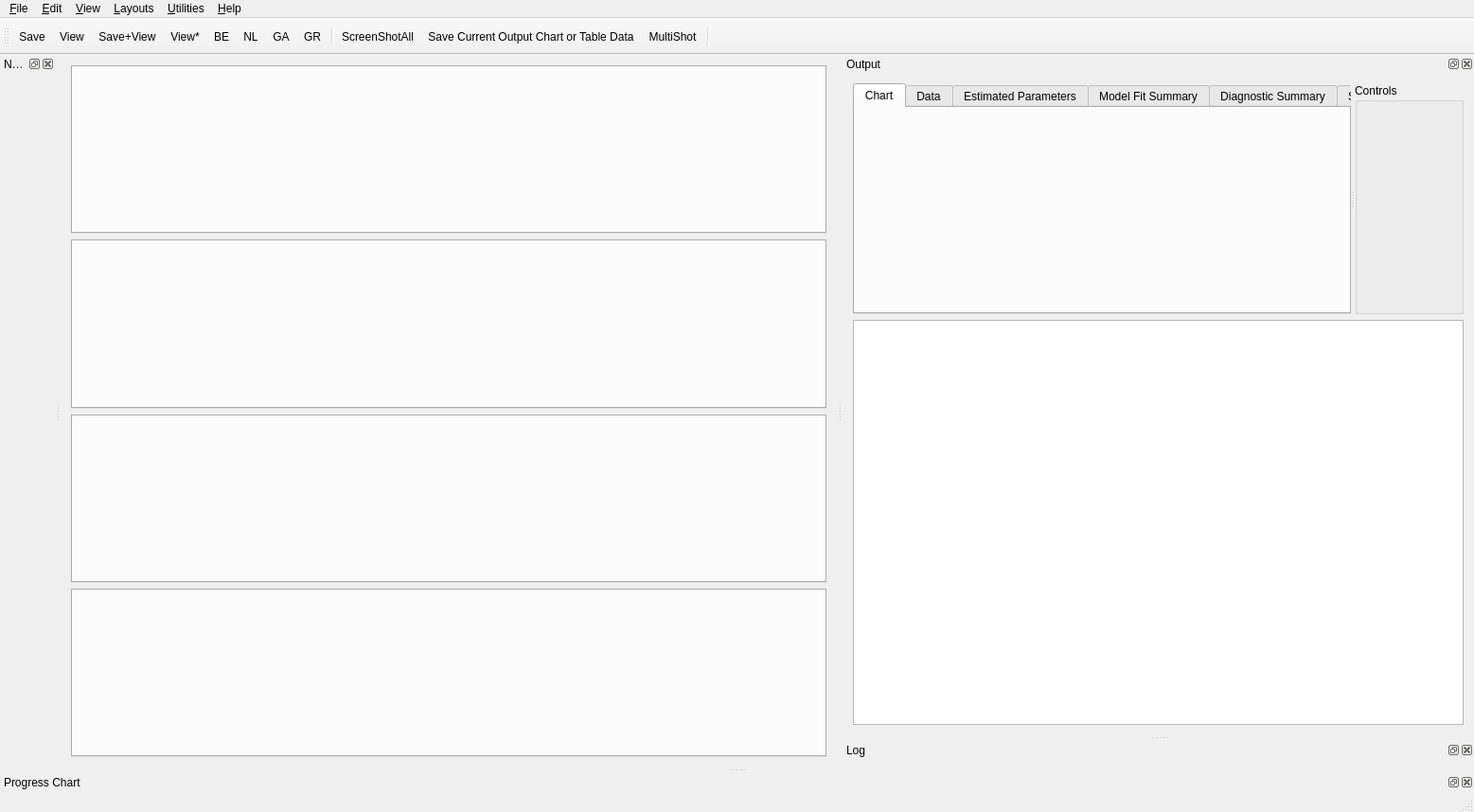
<?xml version="1.0" encoding="UTF-8"?>
<ui version="4.0">
 <class>nmfMainWindow</class>
 <widget class="QMainWindow" name="nmfMainWindow">
  <property name="geometry">
   <rect>
    <x>0</x>
    <y>0</y>
    <width>1557</width>
    <height>858</height>
   </rect>
  </property>
  <property name="windowTitle">
   <string>MSSPM (Kraken)</string>
  </property>
  <widget class="QWidget" name="centralWidget">
   <property name="sizePolicy">
    <sizepolicy hsizetype="Expanding" vsizetype="Expanding">
     <horstretch>0</horstretch>
     <verstretch>0</verstretch>
    </sizepolicy>
   </property>
   <property name="minimumSize">
    <size>
     <width>100</width>
     <height>100</height>
    </size>
   </property>
   <property name="maximumSize">
    <size>
     <width>16777215</width>
     <height>16777215</height>
    </size>
   </property>
   <layout class="QVBoxLayout" name="verticalLayout_3">
    <item>
     <widget class="QTabWidget" name="SetupInputTabWidget">
      <property name="minimumSize">
       <size>
        <width>10</width>
        <height>0</height>
       </size>
      </property>
      <property name="maximumSize">
       <size>
        <width>16777215</width>
        <height>16777215</height>
       </size>
      </property>
      <property name="focusPolicy">
       <enum>Qt::TabFocus</enum>
      </property>
      <property name="whatsThis">
       <string/>
      </property>
      <property name="currentIndex">
       <number>-1</number>
      </property>
     </widget>
    </item>
    <item>
     <widget class="QTabWidget" name="EstimationDataInputTabWidget">
      <property name="enabled">
       <bool>true</bool>
      </property>
      <property name="maximumSize">
       <size>
        <width>16777215</width>
        <height>16777215</height>
       </size>
      </property>
      <property name="toolTip">
       <string/>
      </property>
      <property name="statusTip">
       <string/>
      </property>
      <property name="currentIndex">
       <number>-1</number>
      </property>
      <property name="documentMode">
       <bool>false</bool>
      </property>
      <property name="tabsClosable">
       <bool>false</bool>
      </property>
      <property name="movable">
       <bool>true</bool>
      </property>
     </widget>
    </item>
    <item>
     <widget class="QTabWidget" name="DiagnosticsDataInputTabWidget"/>
    </item>
    <item>
     <widget class="QTabWidget" name="ForecastDataInputTabWidget"/>
    </item>
   </layout>
  </widget>
  <widget class="QMenuBar" name="menuBar">
   <property name="geometry">
    <rect>
     <x>0</x>
     <y>0</y>
     <width>1557</width>
     <height>21</height>
    </rect>
   </property>
   <widget class="QMenu" name="menuFile">
    <property name="title">
     <string>&amp;File</string>
    </property>
    <addaction name="actionOpenCSVFile"/>
    <addaction name="separator"/>
    <addaction name="actionSaveSettings"/>
    <addaction name="actionSaveCurrentRun"/>
    <addaction name="separator"/>
    <addaction name="actionImportDatabase"/>
    <addaction name="actionExportDatabase"/>
    <addaction name="actionExportAllDatabases"/>
    <addaction name="separator"/>
    <addaction name="actionPreferences"/>
    <addaction name="separator"/>
    <addaction name="actionQuit"/>
   </widget>
   <widget class="QMenu" name="menuEdit">
    <property name="title">
     <string>&amp;Edit</string>
    </property>
    <addaction name="actionClear"/>
    <addaction name="actionCopy"/>
    <addaction name="actionPaste"/>
    <addaction name="actionPasteAll"/>
    <addaction name="separator"/>
    <addaction name="actionSelectAll"/>
    <addaction name="actionDeselectAll"/>
   </widget>
   <widget class="QMenu" name="menuData">
    <property name="title">
     <string>&amp;View</string>
    </property>
    <addaction name="actionShowAllSavedRuns"/>
    <addaction name="actionSaveAndShowCurrentRun"/>
    <addaction name="actionShowCurrentRun"/>
    <addaction name="actionShowTableNames"/>
   </widget>
   <widget class="QMenu" name="menuHelp">
    <property name="title">
     <string>&amp;Help</string>
    </property>
    <addaction name="actionWhatsThis"/>
    <addaction name="actionResetCursor"/>
    <addaction name="separator"/>
    <addaction name="actionAbout"/>
   </widget>
   <widget class="QMenu" name="menuUtilities">
    <property name="title">
     <string>&amp;Utilities</string>
    </property>
    <addaction name="actionCreateTables"/>
    <addaction name="actionCreateSimulatedBiomass"/>
    <addaction name="separator"/>
    <addaction name="actionGenerateLinearObservedBiomass"/>
    <addaction name="actionGenerateLogisticObservedBiomass"/>
    <addaction name="actionGenerateLogisticMultiSpeciesObservedBiomass"/>
    <addaction name="actionClearSpecificOutputData"/>
    <addaction name="actionClearOutputData"/>
    <addaction name="separator"/>
    <addaction name="actionSetEstimatedGrowthRateToTestValue"/>
    <addaction name="actionSetEstimatedCarryingCapacityToTestValue"/>
    <addaction name="actionSetEstmatedCompetitionToTestValues"/>
    <addaction name="actionClearEstimatedCompetition"/>
    <addaction name="separator"/>
    <addaction name="actionStopRun"/>
    <addaction name="separator"/>
    <addaction name="separator"/>
    <addaction name="actionToggleManagerMode"/>
    <addaction name="actionToggleManagerModeViewer"/>
   </widget>
   <widget class="QMenu" name="menuLayouts">
    <property name="title">
     <string>&amp;Layouts</string>
    </property>
    <addaction name="actionLayoutOutput"/>
    <addaction name="separator"/>
    <addaction name="actionLayoutDefault"/>
   </widget>
   <addaction name="menuFile"/>
   <addaction name="menuEdit"/>
   <addaction name="menuData"/>
   <addaction name="menuLayouts"/>
   <addaction name="menuUtilities"/>
   <addaction name="menuHelp"/>
  </widget>
  <widget class="QToolBar" name="mainToolBar">
   <property name="windowTitle">
    <string>Main Toolbar</string>
   </property>
   <property name="whatsThis">
    <string>&lt;html&gt;&lt;head/&gt;&lt;body&gt;&lt;p&gt;&lt;br/&gt;&lt;/p&gt;&lt;/body&gt;&lt;/html&gt;</string>
   </property>
   <attribute name="toolBarArea">
    <enum>TopToolBarArea</enum>
   </attribute>
   <attribute name="toolBarBreak">
    <bool>false</bool>
   </attribute>
   <addaction name="actionSaveCurrentRunTB"/>
   <addaction name="actionShowCurrentRunTB"/>
   <addaction name="actionSaveViewTB"/>
   <addaction name="actionShowAllSavedRunsTB"/>
   <addaction name="actionBeesTB"/>
   <addaction name="actionNLoptTB"/>
   <addaction name="actionGeneticTB"/>
   <addaction name="actionGradientTB"/>
   <addaction name="separator"/>
   <addaction name="actionScreenShotAll"/>
   <addaction name="actionScreenShot"/>
   <addaction name="actionMultiShot"/>
   <addaction name="separator"/>
   <addaction name="actionWhatsThisTB"/>
  </widget>
  <widget class="QStatusBar" name="statusBar"/>
  <widget class="QDockWidget" name="NavigatorDockWidget">
   <property name="windowTitle">
    <string>Navigator</string>
   </property>
   <attribute name="dockWidgetArea">
    <number>1</number>
   </attribute>
   <widget class="QWidget" name="NavigatorWidget"/>
  </widget>
  <widget class="QDockWidget" name="OutputDockWidget">
   <property name="windowTitle">
    <string>Output</string>
   </property>
   <attribute name="dockWidgetArea">
    <number>2</number>
   </attribute>
   <widget class="QWidget" name="OutputWidget">
    <layout class="QVBoxLayout" name="verticalLayout">
     <item>
      <widget class="QSplitter" name="splitter">
       <property name="orientation">
        <enum>Qt::Horizontal</enum>
       </property>
       <widget class="QTabWidget" name="MSSPMOutputTabWidget">
        <property name="minimumSize">
         <size>
          <width>10</width>
          <height>0</height>
         </size>
        </property>
        <property name="maximumSize">
         <size>
          <width>16777215</width>
          <height>16777215</height>
         </size>
        </property>
        <property name="currentIndex">
         <number>0</number>
        </property>
        <property name="usesScrollButtons">
         <bool>false</bool>
        </property>
        <widget class="QWidget" name="MSSPMOutputChartTab">
         <attribute name="title">
          <string>Chart</string>
         </attribute>
        </widget>
        <widget class="QWidget" name="MSSPMDataTab">
         <attribute name="title">
          <string>Data</string>
         </attribute>
         <layout class="QVBoxLayout" name="verticalLayout_13">
          <item>
           <widget class="QTableView" name="MSSPMOutputTV"/>
          </item>
         </layout>
        </widget>
        <widget class="QWidget" name="MSSPMOutputEstimatedParametersTab">
         <attribute name="title">
          <string>Estimated Parameters</string>
         </attribute>
        </widget>
        <widget class="QWidget" name="MSSPMOutputModelFitSummaryTab">
         <attribute name="title">
          <string>Model Fit Summary</string>
         </attribute>
        </widget>
        <widget class="QWidget" name="MSSPMOutputDiagnosticSummaryTab">
         <attribute name="title">
          <string>Diagnostic Summary</string>
         </attribute>
        </widget>
        <widget class="QWidget" name="MSSPMOutputScreenShotViewerTab">
         <attribute name="title">
          <string>Screen Shot Viewer</string>
         </attribute>
        </widget>
       </widget>
       <widget class="QGroupBox" name="MSSPMOutputControlsGB">
        <property name="sizePolicy">
         <sizepolicy hsizetype="Expanding" vsizetype="Expanding">
          <horstretch>0</horstretch>
          <verstretch>0</verstretch>
         </sizepolicy>
        </property>
        <property name="minimumSize">
         <size>
          <width>115</width>
          <height>0</height>
         </size>
        </property>
        <property name="maximumSize">
         <size>
          <width>460</width>
          <height>16777215</height>
         </size>
        </property>
        <property name="title">
         <string>Controls</string>
        </property>
       </widget>
      </widget>
     </item>
     <item>
      <widget class="QTextEdit" name="SetupOutputTE">
       <property name="toolTip">
        <string>Shows the output from the Setup procedure.</string>
       </property>
       <property name="statusTip">
        <string>Shows the output from the Setup procedure.</string>
       </property>
       <property name="whatsThis">
        <string>&lt;html&gt;&lt;head/&gt;&lt;body&gt;&lt;p align=&quot;center&quot;&gt;&lt;span style=&quot; font-weight:600;&quot;&gt;Setup Output&lt;/span&gt;&lt;/p&gt;&lt;p&gt;This window shows a recap of the data entered into MSSPM during the Setup process.&lt;br/&gt;&lt;/p&gt;&lt;/body&gt;&lt;/html&gt;</string>
       </property>
       <property name="readOnly">
        <bool>true</bool>
       </property>
       <property name="html">
        <string>&lt;!DOCTYPE HTML PUBLIC &quot;-//W3C//DTD HTML 4.0//EN&quot; &quot;http://www.w3.org/TR/REC-html40/strict.dtd&quot;&gt;
&lt;html&gt;&lt;head&gt;&lt;meta name=&quot;qrichtext&quot; content=&quot;1&quot; /&gt;&lt;style type=&quot;text/css&quot;&gt;
p, li { white-space: pre-wrap; }
&lt;/style&gt;&lt;/head&gt;&lt;body style=&quot; font-family:'Ubuntu'; font-size:10pt; font-weight:400; font-style:normal;&quot;&gt;
&lt;p style=&quot;-qt-paragraph-type:empty; margin-top:0px; margin-bottom:0px; margin-left:0px; margin-right:0px; -qt-block-indent:0; text-indent:0px; font-family:'Noto Sans'; font-size:9pt;&quot;&gt;&lt;br /&gt;&lt;/p&gt;&lt;/body&gt;&lt;/html&gt;</string>
       </property>
      </widget>
     </item>
    </layout>
   </widget>
  </widget>
  <widget class="QDockWidget" name="LogDockWidget">
   <property name="windowTitle">
    <string>Log</string>
   </property>
   <attribute name="dockWidgetArea">
    <number>2</number>
   </attribute>
   <widget class="QWidget" name="LogWidget"/>
  </widget>
  <widget class="QDockWidget" name="ProgressDockWidget">
   <property name="windowTitle">
    <string>Progress Chart</string>
   </property>
   <attribute name="dockWidgetArea">
    <number>8</number>
   </attribute>
   <widget class="QWidget" name="ProgressWidget"/>
  </widget>
  <action name="actionConnectToDatabase">
   <property name="text">
    <string>&amp;Connect to Database</string>
   </property>
  </action>
  <action name="actionShowTableNames">
   <property name="text">
    <string>&amp;Table Names</string>
   </property>
   <property name="shortcut">
    <string>Ctrl+Shift+T</string>
   </property>
  </action>
  <action name="actionQuit">
   <property name="text">
    <string>&amp;Quit</string>
   </property>
   <property name="shortcut">
    <string>Ctrl+Q</string>
   </property>
  </action>
  <action name="actionCopy">
   <property name="text">
    <string>&amp;Copy</string>
   </property>
   <property name="toolTip">
    <string>Copy</string>
   </property>
   <property name="shortcut">
    <string>Ctrl+C</string>
   </property>
  </action>
  <action name="actionPaste">
   <property name="text">
    <string>&amp;Paste</string>
   </property>
   <property name="shortcut">
    <string>Ctrl+V</string>
   </property>
  </action>
  <action name="actionClear">
   <property name="text">
    <string>C&amp;lear</string>
   </property>
   <property name="shortcut">
    <string>Ctrl+X</string>
   </property>
  </action>
  <action name="actionPasteAll">
   <property name="text">
    <string>Paste &amp;All</string>
   </property>
   <property name="shortcut">
    <string>Ctrl+Shift+V</string>
   </property>
  </action>
  <action name="actionSelectAll">
   <property name="text">
    <string>&amp;Select All</string>
   </property>
   <property name="shortcut">
    <string>Ctrl+A</string>
   </property>
  </action>
  <action name="actionDeselectAll">
   <property name="text">
    <string>&amp;Deselect All</string>
   </property>
   <property name="shortcut">
    <string>Ctrl+Shift+A</string>
   </property>
  </action>
  <action name="actionShowCurrentRun">
   <property name="checkable">
    <bool>false</bool>
   </property>
   <property name="text">
    <string>Current Run</string>
   </property>
   <property name="toolTip">
    <string>Show chart of current run</string>
   </property>
   <property name="statusTip">
    <string>Show chart of current run</string>
   </property>
   <property name="shortcut">
    <string>Ctrl+Shift+C</string>
   </property>
  </action>
  <action name="actionClearOutputData2">
   <property name="text">
    <string>Clear Output Data</string>
   </property>
   <property name="toolTip">
    <string>Clears all estimated and derived output tables from database</string>
   </property>
   <property name="statusTip">
    <string>Clears all estimated and derived output tables from database</string>
   </property>
  </action>
  <action name="actionShowAllSavedRuns">
   <property name="text">
    <string>All Saved Runs</string>
   </property>
   <property name="toolTip">
    <string>Show charts of all data in output tables.</string>
   </property>
   <property name="statusTip">
    <string>Show charts of all data in output tables.</string>
   </property>
  </action>
  <action name="actionSaveCurrentRun">
   <property name="text">
    <string>Save Current Run</string>
   </property>
  </action>
  <action name="actionClearOutputData">
   <property name="text">
    <string>Clear All Output Data</string>
   </property>
   <property name="toolTip">
    <string>Clears all Output and Forecast tables from database</string>
   </property>
   <property name="statusTip">
    <string>Clears all Output and Forecast tables from database</string>
   </property>
  </action>
  <action name="actionSaveAndShowCurrentRun">
   <property name="text">
    <string>And Save Current Run</string>
   </property>
   <property name="toolTip">
    <string>Save and then show chart of current run</string>
   </property>
   <property name="statusTip">
    <string>Save and then show chart of current run</string>
   </property>
  </action>
  <action name="actionShowCurrentRunTB">
   <property name="text">
    <string>View</string>
   </property>
   <property name="toolTip">
    <string>View Current Run</string>
   </property>
   <property name="whatsThis">
    <string>&lt;html&gt;&lt;head/&gt;&lt;body&gt;&lt;p align=&quot;center&quot;&gt;&lt;span style=&quot; font-weight:600;&quot;&gt;View Current Run&lt;/span&gt;&lt;/p&gt;&lt;p&gt;Shows the current run for the currently selected Species. This is the run that was previously saved.&lt;/p&gt;&lt;/body&gt;&lt;/html&gt;</string>
   </property>
  </action>
  <action name="actionShowAllSavedRunsTB">
   <property name="text">
    <string>View*</string>
   </property>
   <property name="toolTip">
    <string>View All Saved Runs</string>
   </property>
   <property name="whatsThis">
    <string>&lt;html&gt;&lt;head/&gt;&lt;body&gt;&lt;p align=&quot;center&quot;&gt;&lt;span style=&quot; font-weight:600;&quot;&gt;Show All Saved Runs&lt;/span&gt;&lt;/p&gt;&lt;p&gt;This feature allows all the saved runs to be viewed on the same chart. This button must be used in conjunction with the BE and NL toggles to filter which saved runs are to be displayed.&lt;/p&gt;&lt;/body&gt;&lt;/html&gt;</string>
   </property>
  </action>
  <action name="actionSaveCurrentRunTB">
   <property name="text">
    <string>Save</string>
   </property>
   <property name="toolTip">
    <string>Save Current Run</string>
   </property>
   <property name="whatsThis">
    <string>&lt;html&gt;&lt;head/&gt;&lt;body&gt;&lt;p align=&quot;center&quot;&gt;&lt;span style=&quot; font-weight:600;&quot;&gt;Save Current Run&lt;/span&gt;&lt;/p&gt;&lt;p&gt;Saves the current run so it can be viewed with other saved runs on same plot.&lt;/p&gt;&lt;/body&gt;&lt;/html&gt;</string>
   </property>
  </action>
  <action name="actionBeesTB">
   <property name="checkable">
    <bool>true</bool>
   </property>
   <property name="checked">
    <bool>false</bool>
   </property>
   <property name="text">
    <string>BE</string>
   </property>
   <property name="toolTip">
    <string>Used with View* to show only Bees Algorithm curves</string>
   </property>
   <property name="whatsThis">
    <string>&lt;html&gt;&lt;head/&gt;&lt;body&gt;&lt;p align=&quot;center&quot;&gt;&lt;span style=&quot; font-weight:600;&quot;&gt;Bees Filter&lt;/span&gt;&lt;/p&gt;&lt;p&gt;When used in conjunction with the View* button, this option allows all of the Bees saved plots to be viewed in the same chart.&lt;/p&gt;&lt;/body&gt;&lt;/html&gt;</string>
   </property>
  </action>
  <action name="actionGeneticTB">
   <property name="checkable">
    <bool>true</bool>
   </property>
   <property name="checked">
    <bool>false</bool>
   </property>
   <property name="text">
    <string>GA</string>
   </property>
   <property name="toolTip">
    <string>Used with View* to show only Genetic Algorithm curves</string>
   </property>
  </action>
  <action name="actionGradientTB">
   <property name="checkable">
    <bool>true</bool>
   </property>
   <property name="checked">
    <bool>false</bool>
   </property>
   <property name="text">
    <string>GR</string>
   </property>
   <property name="toolTip">
    <string>Used with View* to show only Gradient-Based Algorithm curves</string>
   </property>
  </action>
  <action name="actionGenerateLinearObservedBiomass">
   <property name="text">
    <string>Generate Linear Observed Biomass</string>
   </property>
   <property name="toolTip">
    <string>Generate Linear Observed Biomass for Testing Purposes</string>
   </property>
   <property name="visible">
    <bool>false</bool>
   </property>
  </action>
  <action name="actionGenerateLogisticObservedBiomass">
   <property name="text">
    <string>Generate Logistic Observed Biomass</string>
   </property>
   <property name="toolTip">
    <string>Generate Logistic Observed Biomass for Testing Purposes</string>
   </property>
   <property name="visible">
    <bool>false</bool>
   </property>
  </action>
  <action name="actionGenerateLogisticMultiSpeciesObservedBiomass">
   <property name="text">
    <string>Generate Logistic Multi-Species Observed Biomass</string>
   </property>
   <property name="toolTip">
    <string>Generate Logistic Multi-Species Observed Biomass for Testing Purposes</string>
   </property>
   <property name="visible">
    <bool>false</bool>
   </property>
  </action>
  <action name="actionSetEstimatedGrowthRateToTestValue">
   <property name="checkable">
    <bool>false</bool>
   </property>
   <property name="text">
    <string>Set Estimated Growth Rate to Test Value </string>
   </property>
   <property name="visible">
    <bool>false</bool>
   </property>
  </action>
  <action name="actionSetEstimatedCarryingCapacityToTestValue">
   <property name="text">
    <string>Set Estimated Carrying Capacity to Test Value</string>
   </property>
   <property name="visible">
    <bool>false</bool>
   </property>
  </action>
  <action name="actionSetEstmatedCompetitionToTestValues">
   <property name="text">
    <string>Set Estmated Competition to Test Values</string>
   </property>
   <property name="visible">
    <bool>false</bool>
   </property>
  </action>
  <action name="actionClearEstimatedCompetition">
   <property name="text">
    <string>Clear Estimated Competition</string>
   </property>
   <property name="visible">
    <bool>false</bool>
   </property>
  </action>
  <action name="actionSaveViewTB">
   <property name="text">
    <string>Save+View</string>
   </property>
   <property name="toolTip">
    <string>Save the Current Run and View the Output</string>
   </property>
   <property name="whatsThis">
    <string>&lt;html&gt;&lt;head/&gt;&lt;body&gt;&lt;p align=&quot;center&quot;&gt;&lt;span style=&quot; font-weight:600;&quot;&gt;Save+View&lt;/span&gt;&lt;/p&gt;&lt;p&gt;This feature allows the user to Save the current run and View it as the current plot. It is the default behavior of the tool.&lt;/p&gt;&lt;/body&gt;&lt;/html&gt;</string>
   </property>
  </action>
  <action name="actionStopRun">
   <property name="text">
    <string>&amp;Stop the Current Run</string>
   </property>
   <property name="shortcut">
    <string>Ctrl+Esc</string>
   </property>
  </action>
  <action name="actionCreateTables">
   <property name="text">
    <string>Create Tables</string>
   </property>
   <property name="toolTip">
    <string>Creates any database tables not yet created</string>
   </property>
   <property name="statusTip">
    <string>Creates any database tables not yet created</string>
   </property>
  </action>
  <action name="actionLayoutOutput">
   <property name="text">
    <string>&amp;Output</string>
   </property>
   <property name="shortcut">
    <string>Ctrl+1</string>
   </property>
  </action>
  <action name="actionLayoutDefault">
   <property name="text">
    <string>&amp;Default</string>
   </property>
   <property name="shortcut">
    <string>Ctrl+L</string>
   </property>
  </action>
  <action name="actionWhatsThis">
   <property name="checkable">
    <bool>false</bool>
   </property>
   <property name="checked">
    <bool>false</bool>
   </property>
   <property name="text">
    <string>&amp;What's This?</string>
   </property>
   <property name="iconText">
    <string>Point and Click Help Feature (called &quot;What's This?&quot;) </string>
   </property>
   <property name="toolTip">
    <string>Point and Click Help Feature (called &quot;What's This?&quot;) </string>
   </property>
   <property name="statusTip">
    <string>Point and Click Help Feature (called &quot;What's This?&quot;) </string>
   </property>
  </action>
  <action name="actionAbout">
   <property name="text">
    <string>About...</string>
   </property>
  </action>
  <action name="actionWhatsThisTB">
   <property name="icon">
    <iconset resource="resource.qrc">
     <normaloff>:/icons/whatsthis.png</normaloff>:/icons/whatsthis.png</iconset>
   </property>
   <property name="text">
    <string/>
   </property>
   <property name="toolTip">
    <string>Point and Click Help Feature (called &quot;What's This?&quot;) </string>
   </property>
   <property name="statusTip">
    <string>Point and Click Help Feature (called &quot;What's This?&quot;) </string>
   </property>
   <property name="whatsThis">
    <string>&lt;html&gt;&lt;head/&gt;&lt;body&gt;&lt;p align=&quot;center&quot;&gt;&lt;span style=&quot; font-weight:600;&quot;&gt;WhatsThis? Help&lt;/span&gt;&lt;/p&gt;&lt;p&gt;This is the WhatsThis? help functionality available in this application. Selecting this feature will transform the cursor into a WhatsThis? cursor. As the user hovers this transformed cursor over an object that has additional &amp;quot;WhatsThis?&amp;quot; help implemented, the cursor shape will change to a question mark with an arrow which signifies additional popup help will appear once the user clicks over the object.&lt;/p&gt;&lt;/body&gt;&lt;/html&gt;</string>
   </property>
  </action>
  <action name="actionNLoptTB">
   <property name="checkable">
    <bool>true</bool>
   </property>
   <property name="text">
    <string>NL</string>
   </property>
   <property name="toolTip">
    <string>Used with View* to show only the NLopt curves</string>
   </property>
   <property name="whatsThis">
    <string>&lt;html&gt;&lt;head/&gt;&lt;body&gt;&lt;p align=&quot;center&quot;&gt;&lt;span style=&quot; font-weight:600;&quot;&gt;NLopt Filter&lt;/span&gt;&lt;/p&gt;&lt;p&gt;When used in conjunction with the View* button, this option allows all of the NLopt saved plots to be viewed in the same chart.&lt;/p&gt;&lt;/body&gt;&lt;/html&gt;</string>
   </property>
  </action>
  <action name="actionSaveSettings">
   <property name="text">
    <string>Save Settings</string>
   </property>
   <property name="toolTip">
    <string>Save GUI Location and Size</string>
   </property>
  </action>
  <action name="actionClearSpecificOutputData">
   <property name="text">
    <string>Clear Specific Output Data...</string>
   </property>
   <property name="toolTip">
    <string>Clears Output and Forecast tables of a specific Algorithm from database</string>
   </property>
   <property name="statusTip">
    <string>Clears Output and Forecast tables of a specific Algorithm from database</string>
   </property>
  </action>
  <action name="actionPreferences">
   <property name="text">
    <string>P&amp;references...</string>
   </property>
   <property name="toolTip">
    <string>Application Preferences</string>
   </property>
   <property name="statusTip">
    <string>Application Preferences</string>
   </property>
   <property name="shortcut">
    <string>Ctrl+P</string>
   </property>
  </action>
  <action name="actionScreenShot">
   <property name="icon">
    <iconset resource="resource.qrc">
     <normaloff>:/icons/scrgrb.png</normaloff>:/icons/scrgrb.png</iconset>
   </property>
   <property name="text">
    <string>Save Current Output Chart or Table Data</string>
   </property>
   <property name="iconText">
    <string>Save Current Output Chart or Table Data</string>
   </property>
   <property name="toolTip">
    <string>Save Current Output Chart or Table Data</string>
   </property>
   <property name="whatsThis">
    <string>&lt;html&gt;&lt;head/&gt;&lt;body&gt;&lt;p align=&quot;center&quot;&gt;&lt;span style=&quot; font-weight:600;&quot;&gt;Snapshot&lt;/span&gt;&lt;/p&gt;&lt;p&gt;This function saves either the current Output Chart or Output Table Data when clicked, depending upon what's currently visible, after prompting the user for a file name.&lt;/p&gt;&lt;/body&gt;&lt;/html&gt;</string>
   </property>
  </action>
  <action name="actionImportDatabase">
   <property name="text">
    <string>Import Database...</string>
   </property>
   <property name="toolTip">
    <string>Import MySQL Database</string>
   </property>
   <property name="statusTip">
    <string>Import MySQL Database</string>
   </property>
  </action>
  <action name="actionExportDatabase">
   <property name="text">
    <string>Export Database...</string>
   </property>
   <property name="toolTip">
    <string>Export MySQL Database</string>
   </property>
   <property name="statusTip">
    <string>Export MySQL Database</string>
   </property>
  </action>
  <action name="actionMultiShot">
   <property name="checkable">
    <bool>true</bool>
   </property>
   <property name="icon">
    <iconset>
     <normaloff>:/icons/multishot2.png</normaloff>
     <normalon>:/icons/multishot.png</normalon>:/icons/multishot2.png</iconset>
   </property>
   <property name="text">
    <string>MultiShot</string>
   </property>
   <property name="toolTip">
    <string>Toggles multi shot mode</string>
   </property>
   <property name="whatsThis">
    <string>&lt;html&gt;&lt;head/&gt;&lt;body&gt;&lt;p align=&quot;center&quot;&gt;&lt;span style=&quot; font-weight:600;&quot;&gt;Multi Shot&lt;/span&gt;&lt;/p&gt;&lt;p&gt;This button acts as a toggle for capturing multiple plots to the same image file. The user clicks this button once to activate multi shot mode. The user then captures plots in whatever order desired by using the camera icon to the left. The user exits multi shot mode by clicking this button again.&lt;/p&gt;&lt;p&gt;When the uiser leaves the multi shot mode, they will be prompted for an image file name which will contain all of the captured plots merged vertically into a single image file.&lt;/p&gt;&lt;/body&gt;&lt;/html&gt;</string>
   </property>
  </action>
  <action name="actionScreenShotAll">
   <property name="icon">
    <iconset resource="resource.qrc">
     <normaloff>:/icons/scrgrbAll.png</normaloff>:/icons/scrgrbAll.png</iconset>
   </property>
   <property name="text">
    <string>ScreenShotAll</string>
   </property>
   <property name="toolTip">
    <string>Captures all Species/Guild plots (for the current Chart Type) at once</string>
   </property>
   <property name="whatsThis">
    <string>&lt;html&gt;&lt;head/&gt;&lt;body&gt;&lt;p align=&quot;center&quot;&gt;&lt;span style=&quot; font-weight:600;&quot;&gt;All Species Capture&lt;/span&gt;&lt;/p&gt;&lt;p&gt;This feature allows the user to capture all the Species or Guild plots (for the current chart type) into one composite image. The layout of plots is per the layout defined in the Preferences. The composite plot is then available to the user in the Screen Shot Viewer tab for viewing.&lt;/p&gt;&lt;/body&gt;&lt;/html&gt;</string>
   </property>
  </action>
  <action name="actionResetCursor">
   <property name="text">
    <string>Reset Cursor</string>
   </property>
  </action>
  <action name="actionExportAllDatabases">
   <property name="text">
    <string>Export All Databases...</string>
   </property>
   <property name="toolTip">
    <string>Export All MySQL Databases</string>
   </property>
  </action>
  <action name="actionToggleManagerMode">
   <property name="checkable">
    <bool>true</bool>
   </property>
   <property name="text">
    <string>&amp;REMORA Management Tool</string>
   </property>
   <property name="toolTip">
    <string>Toggles On/Off the REMORA Management Tool</string>
   </property>
   <property name="shortcut">
    <string>Ctrl+R</string>
   </property>
  </action>
  <action name="actionToggleManagerModeViewer">
   <property name="checkable">
    <bool>true</bool>
   </property>
   <property name="text">
    <string>REMORA Vie&amp;wer</string>
   </property>
   <property name="toolTip">
    <string>Toggles On/Off the REMORA Viewer</string>
   </property>
   <property name="shortcut">
    <string>Ctrl+W</string>
   </property>
  </action>
  <action name="actionOpenCSVFile">
   <property name="enabled">
    <bool>false</bool>
   </property>
   <property name="text">
    <string>Open CSV File...</string>
   </property>
   <property name="toolTip">
    <string>Open VIEWMORA CSV File</string>
   </property>
   <property name="statusTip">
    <string>Open REMORA CSV File</string>
   </property>
  </action>
  <action name="actionCreateSimulatedBiomass">
   <property name="text">
    <string>Create Simulated Biomass...</string>
   </property>
   <property name="toolTip">
    <string>Create Simulated Biomass Dataset</string>
   </property>
  </action>
 </widget>
 <layoutdefault spacing="6" margin="11"/>
 <resources>
  <include location="resource.qrc"/>
 </resources>
 <connections/>
</ui>
